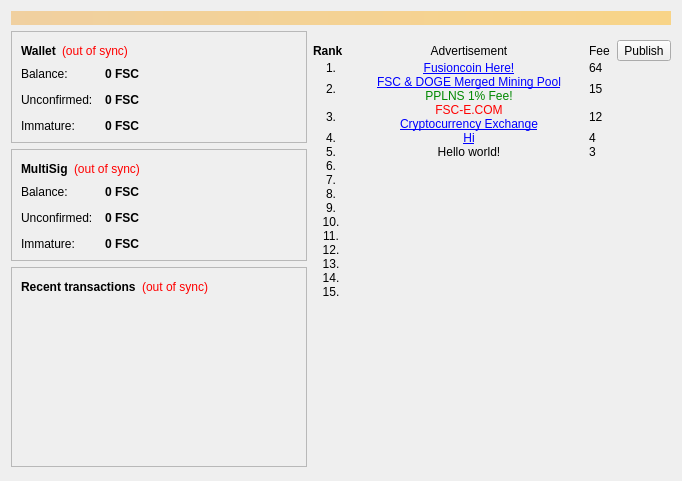
<?xml version="1.0" encoding="UTF-8"?>
<ui version="4.0">
 <class>OverviewPage</class>
 <widget class="QWidget" name="OverviewPage">
  <property name="geometry">
   <rect>
    <x>0</x>
    <y>0</y>
    <width>682</width>
    <height>481</height>
   </rect>
  </property>
  <property name="windowTitle">
   <string>Form</string>
  </property>
  <property name="autoFillBackground">
   <bool>true</bool>
  </property>
  <layout class="QVBoxLayout" name="topLayout">
   <item>
    <widget class="QLabel" name="labelAlerts">
     <property name="visible">
      <bool>true</bool>
     </property>
     <property name="styleSheet">
      <string notr="true">background-color: qlineargradient(x1: 0, y1: 0, x2: 1, y2: 0, stop:0 #F0D0A0, stop:1 #F8D488); color:#000000;</string>
     </property>
     <property name="wordWrap">
      <bool>true</bool>
     </property>
     <property name="margin">
      <number>3</number>
     </property>
    </widget>
   </item>
   <item>
    <layout class="QHBoxLayout" name="horizontalLayout" stretch="1,1">
     <item>
      <layout class="QVBoxLayout" name="verticalLayout_2">
       <item>
        <widget class="QFrame" name="frame">
         <property name="frameShape">
          <enum>QFrame::StyledPanel</enum>
         </property>
         <property name="frameShadow">
          <enum>QFrame::Raised</enum>
         </property>
         <layout class="QVBoxLayout" name="verticalLayout_4">
          <item>
           <layout class="QHBoxLayout" name="horizontalLayout_4">
            <item>
             <widget class="QLabel" name="label_5">
              <property name="font">
               <font>
                <weight>75</weight>
                <bold>true</bold>
               </font>
              </property>
              <property name="text">
               <string>Wallet</string>
              </property>
             </widget>
            </item>
            <item>
             <widget class="QLabel" name="labelWalletStatus">
              <property name="toolTip">
               <string>The displayed information may be out of date. Your wallet automatically synchronizes with the Fusioncoin network after a connection is established, but this process has not completed yet.</string>
              </property>
              <property name="styleSheet">
               <string notr="true">QLabel { color: red; }</string>
              </property>
              <property name="text">
               <string notr="true">(out of sync)</string>
              </property>
              <property name="alignment">
               <set>Qt::AlignLeading|Qt::AlignLeft|Qt::AlignVCenter</set>
              </property>
             </widget>
            </item>
            <item>
             <spacer name="horizontalSpacer_2">
              <property name="orientation">
               <enum>Qt::Horizontal</enum>
              </property>
              <property name="sizeHint" stdset="0">
               <size>
                <width>40</width>
                <height>20</height>
               </size>
              </property>
             </spacer>
            </item>
           </layout>
          </item>
          <item>
           <layout class="QFormLayout" name="formLayout_2">
            <property name="fieldGrowthPolicy">
             <enum>QFormLayout::AllNonFixedFieldsGrow</enum>
            </property>
            <property name="horizontalSpacing">
             <number>12</number>
            </property>
            <property name="verticalSpacing">
             <number>12</number>
            </property>
            <item row="0" column="0">
             <widget class="QLabel" name="label">
              <property name="text">
               <string>Balance:</string>
              </property>
             </widget>
            </item>
            <item row="0" column="1">
             <widget class="QLabel" name="labelBalance">
              <property name="font">
               <font>
                <weight>75</weight>
                <bold>true</bold>
               </font>
              </property>
              <property name="cursor">
               <cursorShape>IBeamCursor</cursorShape>
              </property>
              <property name="toolTip">
               <string>Your current balance</string>
              </property>
              <property name="text">
               <string notr="true">0 FSC</string>
              </property>
              <property name="textInteractionFlags">
               <set>Qt::LinksAccessibleByMouse|Qt::TextSelectableByKeyboard|Qt::TextSelectableByMouse</set>
              </property>
             </widget>
            </item>
            <item row="1" column="0">
             <widget class="QLabel" name="label_3">
              <property name="text">
               <string>Unconfirmed:</string>
              </property>
             </widget>
            </item>
            <item row="1" column="1">
             <widget class="QLabel" name="labelUnconfirmed">
              <property name="font">
               <font>
                <weight>75</weight>
                <bold>true</bold>
               </font>
              </property>
              <property name="cursor">
               <cursorShape>IBeamCursor</cursorShape>
              </property>
              <property name="toolTip">
               <string>Total of transactions that have yet to be confirmed, and do not yet count toward the current balance</string>
              </property>
              <property name="text">
               <string notr="true">0 FSC</string>
              </property>
              <property name="textInteractionFlags">
               <set>Qt::LinksAccessibleByMouse|Qt::TextSelectableByKeyboard|Qt::TextSelectableByMouse</set>
              </property>
             </widget>
            </item>
            <item row="2" column="0">
             <widget class="QLabel" name="labelImmatureText">
              <property name="text">
               <string>Immature:</string>
              </property>
             </widget>
            </item>
            <item row="2" column="1">
             <widget class="QLabel" name="labelImmature">
              <property name="font">
               <font>
                <weight>75</weight>
                <bold>true</bold>
               </font>
              </property>
              <property name="toolTip">
               <string>Mined balance that has not yet matured</string>
              </property>
              <property name="text">
               <string notr="true">0 FSC</string>
              </property>
              <property name="textInteractionFlags">
               <set>Qt::LinksAccessibleByMouse|Qt::TextSelectableByKeyboard|Qt::TextSelectableByMouse</set>
              </property>
             </widget>
            </item>
           </layout>
          </item>
         </layout>
        </widget>
       </item>
       <item>
        <widget class="QFrame" name="frame_3">
         <property name="frameShape">
          <enum>QFrame::StyledPanel</enum>
         </property>
         <property name="frameShadow">
          <enum>QFrame::Raised</enum>
         </property>
         <layout class="QVBoxLayout" name="verticalLayout_6">
          <item>
           <layout class="QHBoxLayout" name="horizontalLayout_8">
            <item>
             <widget class="QLabel" name="label_12">
              <property name="font">
               <font>
                <weight>75</weight>
                <bold>true</bold>
               </font>
              </property>
              <property name="text">
               <string>MultiSig</string>
              </property>
             </widget>
            </item>
            <item>
             <widget class="QLabel" name="labelSharedWalletStatus">
              <property name="toolTip">
               <string>The displayed information may be out of date. Your wallet automatically synchronizes with the Fusioncoin network after a connection is established, but this process has not completed yet.</string>
              </property>
              <property name="styleSheet">
               <string notr="true">QLabel { color: red; }</string>
              </property>
              <property name="text">
               <string notr="true">(out of sync)</string>
              </property>
              <property name="alignment">
               <set>Qt::AlignLeading|Qt::AlignLeft|Qt::AlignVCenter</set>
              </property>
             </widget>
            </item>
            <item>
             <spacer name="horizontalSpacer_6">
              <property name="orientation">
               <enum>Qt::Horizontal</enum>
              </property>
              <property name="sizeHint" stdset="0">
               <size>
                <width>40</width>
                <height>20</height>
               </size>
              </property>
             </spacer>
            </item>
           </layout>
          </item>
          <item>
           <layout class="QFormLayout" name="formLayout_5">
            <property name="fieldGrowthPolicy">
             <enum>QFormLayout::AllNonFixedFieldsGrow</enum>
            </property>
            <property name="horizontalSpacing">
             <number>12</number>
            </property>
            <property name="verticalSpacing">
             <number>12</number>
            </property>
            <item row="0" column="0">
             <widget class="QLabel" name="label_13">
              <property name="text">
               <string>Balance:</string>
              </property>
             </widget>
            </item>
            <item row="0" column="1">
             <widget class="QLabel" name="labelBalanceShared">
              <property name="font">
               <font>
                <weight>75</weight>
                <bold>true</bold>
               </font>
              </property>
              <property name="cursor">
               <cursorShape>IBeamCursor</cursorShape>
              </property>
              <property name="toolTip">
               <string>Your current balance</string>
              </property>
              <property name="text">
               <string notr="true">0 FSC</string>
              </property>
              <property name="textInteractionFlags">
               <set>Qt::LinksAccessibleByMouse|Qt::TextSelectableByKeyboard|Qt::TextSelectableByMouse</set>
              </property>
             </widget>
            </item>
            <item row="1" column="0">
             <widget class="QLabel" name="label_14">
              <property name="text">
               <string>Unconfirmed:</string>
              </property>
             </widget>
            </item>
            <item row="1" column="1">
             <widget class="QLabel" name="labelUnconfirmedShared">
              <property name="font">
               <font>
                <weight>75</weight>
                <bold>true</bold>
               </font>
              </property>
              <property name="cursor">
               <cursorShape>IBeamCursor</cursorShape>
              </property>
              <property name="toolTip">
               <string>Total of transactions that have yet to be confirmed, and do not yet count toward the current balance</string>
              </property>
              <property name="text">
               <string notr="true">0 FSC</string>
              </property>
              <property name="textInteractionFlags">
               <set>Qt::LinksAccessibleByMouse|Qt::TextSelectableByKeyboard|Qt::TextSelectableByMouse</set>
              </property>
             </widget>
            </item>
            <item row="2" column="0">
             <widget class="QLabel" name="labelImmatureTextShared">
              <property name="text">
               <string>Immature:</string>
              </property>
             </widget>
            </item>
            <item row="2" column="1">
             <widget class="QLabel" name="labelImmatureShared">
              <property name="font">
               <font>
                <weight>75</weight>
                <bold>true</bold>
               </font>
              </property>
              <property name="toolTip">
               <string>Mined balance that has not yet matured</string>
              </property>
              <property name="text">
               <string notr="true">0 FSC</string>
              </property>
              <property name="textInteractionFlags">
               <set>Qt::LinksAccessibleByMouse|Qt::TextSelectableByKeyboard|Qt::TextSelectableByMouse</set>
              </property>
             </widget>
            </item>
           </layout>
          </item>
         </layout>
        </widget>
       </item>
       <item>
        <widget class="QFrame" name="frame_2">
         <property name="frameShape">
          <enum>QFrame::StyledPanel</enum>
         </property>
         <property name="frameShadow">
          <enum>QFrame::Raised</enum>
         </property>
         <layout class="QVBoxLayout" name="verticalLayout">
          <item>
           <layout class="QHBoxLayout" name="horizontalLayout_2">
            <item>
             <widget class="QLabel" name="label_4">
              <property name="text">
               <string>&lt;b&gt;Recent transactions&lt;/b&gt;</string>
              </property>
             </widget>
            </item>
            <item>
             <widget class="QLabel" name="labelTransactionsStatus">
              <property name="toolTip">
               <string>The displayed information may be out of date. Your wallet automatically synchronizes with the Fusioncoin network after a connection is established, but this process has not completed yet.</string>
              </property>
              <property name="styleSheet">
               <string notr="true">QLabel { color: red; }</string>
              </property>
              <property name="text">
               <string notr="true">(out of sync)</string>
              </property>
              <property name="alignment">
               <set>Qt::AlignRight|Qt::AlignTrailing|Qt::AlignVCenter</set>
              </property>
             </widget>
            </item>
            <item>
             <spacer name="horizontalSpacer">
              <property name="orientation">
               <enum>Qt::Horizontal</enum>
              </property>
              <property name="sizeHint" stdset="0">
               <size>
                <width>40</width>
                <height>20</height>
               </size>
              </property>
             </spacer>
            </item>
           </layout>
          </item>
          <item>
           <widget class="QListView" name="listTransactions">
            <property name="styleSheet">
             <string notr="true">QListView { background: transparent; }</string>
            </property>
            <property name="frameShape">
             <enum>QFrame::NoFrame</enum>
            </property>
            <property name="verticalScrollBarPolicy">
             <enum>Qt::ScrollBarAlwaysOff</enum>
            </property>
            <property name="horizontalScrollBarPolicy">
             <enum>Qt::ScrollBarAlwaysOff</enum>
            </property>
            <property name="selectionMode">
             <enum>QAbstractItemView::NoSelection</enum>
            </property>
           </widget>
          </item>
         </layout>
        </widget>
       </item>
       <item>
        <spacer name="verticalSpacer">
         <property name="orientation">
          <enum>Qt::Vertical</enum>
         </property>
         <property name="sizeHint" stdset="0">
          <size>
           <width>20</width>
           <height>40</height>
          </size>
         </property>
        </spacer>
       </item>
      </layout>
     </item>
     <item>
      <layout class="QVBoxLayout" name="verticalLayout_3">
       <item>
        <widget class="QFrame" name="frameAd">
         <property name="minimumSize">
          <size>
           <width>0</width>
           <height>0</height>
          </size>
         </property>
         <property name="contextMenuPolicy">
          <enum>Qt::DefaultContextMenu</enum>
         </property>
         <property name="autoFillBackground">
          <bool>false</bool>
         </property>
         <property name="frameShape">
          <enum>QFrame::NoFrame</enum>
         </property>
         <property name="lineWidth">
          <number>1</number>
         </property>
         <layout class="QVBoxLayout" name="verticalLayout_5">
          <property name="spacing">
           <number>0</number>
          </property>
          <property name="leftMargin">
           <number>0</number>
          </property>
          <property name="topMargin">
           <number>9</number>
          </property>
          <property name="rightMargin">
           <number>0</number>
          </property>
          <property name="bottomMargin">
           <number>0</number>
          </property>
          <item>
           <layout class="QGridLayout" name="gridLayoutAd">
            <property name="leftMargin">
             <number>0</number>
            </property>
            <property name="topMargin">
             <number>0</number>
            </property>
            <property name="spacing">
             <number>0</number>
            </property>
            <item row="14" column="0">
             <widget class="QLabel" name="labelRank14">
              <property name="text">
               <string>14.</string>
              </property>
              <property name="alignment">
               <set>Qt::AlignCenter</set>
              </property>
             </widget>
            </item>
            <item row="12" column="0">
             <widget class="QLabel" name="labelRank12">
              <property name="text">
               <string>12.</string>
              </property>
              <property name="alignment">
               <set>Qt::AlignCenter</set>
              </property>
             </widget>
            </item>
            <item row="5" column="0">
             <widget class="QLabel" name="labelRank5">
              <property name="text">
               <string>5.</string>
              </property>
              <property name="alignment">
               <set>Qt::AlignCenter</set>
              </property>
             </widget>
            </item>
            <item row="11" column="0">
             <widget class="QLabel" name="labelRank11">
              <property name="text">
               <string>11.</string>
              </property>
              <property name="alignment">
               <set>Qt::AlignCenter</set>
              </property>
             </widget>
            </item>
            <item row="2" column="0">
             <widget class="QLabel" name="labelRank2">
              <property name="text">
               <string>2.</string>
              </property>
              <property name="alignment">
               <set>Qt::AlignCenter</set>
              </property>
             </widget>
            </item>
            <item row="0" column="1">
             <widget class="QLabel" name="labelAd0">
              <property name="sizePolicy">
               <sizepolicy hsizetype="Fixed" vsizetype="Preferred">
                <horstretch>0</horstretch>
                <verstretch>0</verstretch>
               </sizepolicy>
              </property>
              <property name="minimumSize">
               <size>
                <width>240</width>
                <height>0</height>
               </size>
              </property>
              <property name="layoutDirection">
               <enum>Qt::LeftToRight</enum>
              </property>
              <property name="text">
               <string>Advertisement</string>
              </property>
              <property name="alignment">
               <set>Qt::AlignCenter</set>
              </property>
              <property name="margin">
               <number>4</number>
              </property>
             </widget>
            </item>
            <item row="8" column="0">
             <widget class="QLabel" name="labelRank8">
              <property name="text">
               <string>8.</string>
              </property>
              <property name="alignment">
               <set>Qt::AlignCenter</set>
              </property>
             </widget>
            </item>
            <item row="1" column="2">
             <widget class="QLabel" name="labelFee1">
              <property name="sizePolicy">
               <sizepolicy hsizetype="Preferred" vsizetype="Preferred">
                <horstretch>0</horstretch>
                <verstretch>0</verstretch>
               </sizepolicy>
              </property>
              <property name="minimumSize">
               <size>
                <width>0</width>
                <height>0</height>
               </size>
              </property>
              <property name="text">
               <string>64</string>
              </property>
              <property name="alignment">
               <set>Qt::AlignLeading|Qt::AlignLeft|Qt::AlignVCenter</set>
              </property>
              <property name="margin">
               <number>4</number>
              </property>
             </widget>
            </item>
            <item row="0" column="0">
             <widget class="QLabel" name="labelRank0">
              <property name="sizePolicy">
               <sizepolicy hsizetype="Fixed" vsizetype="Preferred">
                <horstretch>0</horstretch>
                <verstretch>0</verstretch>
               </sizepolicy>
              </property>
              <property name="minimumSize">
               <size>
                <width>36</width>
                <height>0</height>
               </size>
              </property>
              <property name="font">
               <font>
                <weight>75</weight>
                <bold>true</bold>
               </font>
              </property>
              <property name="text">
               <string>Rank</string>
              </property>
              <property name="margin">
               <number>4</number>
              </property>
             </widget>
            </item>
            <item row="4" column="0">
             <widget class="QLabel" name="labelRank4">
              <property name="text">
               <string>4.</string>
              </property>
              <property name="alignment">
               <set>Qt::AlignCenter</set>
              </property>
             </widget>
            </item>
            <item row="6" column="0">
             <widget class="QLabel" name="labelRank6">
              <property name="text">
               <string>6.</string>
              </property>
              <property name="alignment">
               <set>Qt::AlignCenter</set>
              </property>
             </widget>
            </item>
            <item row="13" column="0">
             <widget class="QLabel" name="labelRank13">
              <property name="text">
               <string>13.</string>
              </property>
              <property name="alignment">
               <set>Qt::AlignCenter</set>
              </property>
             </widget>
            </item>
            <item row="1" column="1">
             <widget class="QLabel" name="labelAd1">
              <property name="maximumSize">
               <size>
                <width>16777215</width>
                <height>44</height>
               </size>
              </property>
              <property name="text">
               <string>&lt;a href=&quot;http://fusioncoin.org/&quot;&gt;Fusioncoin Here!&lt;/a&gt;</string>
              </property>
              <property name="alignment">
               <set>Qt::AlignCenter</set>
              </property>
              <property name="margin">
               <number>4</number>
              </property>
              <property name="openExternalLinks">
               <bool>true</bool>
              </property>
             </widget>
            </item>
            <item row="1" column="0">
             <widget class="QLabel" name="labelRank1">
              <property name="sizePolicy">
               <sizepolicy hsizetype="Preferred" vsizetype="Preferred">
                <horstretch>0</horstretch>
                <verstretch>0</verstretch>
               </sizepolicy>
              </property>
              <property name="minimumSize">
               <size>
                <width>0</width>
                <height>0</height>
               </size>
              </property>
              <property name="text">
               <string>1.</string>
              </property>
              <property name="alignment">
               <set>Qt::AlignCenter</set>
              </property>
             </widget>
            </item>
            <item row="3" column="0">
             <widget class="QLabel" name="labelRank3">
              <property name="text">
               <string>3.</string>
              </property>
              <property name="alignment">
               <set>Qt::AlignCenter</set>
              </property>
             </widget>
            </item>
            <item row="7" column="0">
             <widget class="QLabel" name="labelRank7">
              <property name="text">
               <string>7.</string>
              </property>
              <property name="alignment">
               <set>Qt::AlignCenter</set>
              </property>
             </widget>
            </item>
            <item row="2" column="1">
             <widget class="QLabel" name="labelAd2">
              <property name="maximumSize">
               <size>
                <width>16777215</width>
                <height>44</height>
               </size>
              </property>
              <property name="text">
               <string>&lt;a href=&quot;http://fusioncoin.org/&quot;&gt;FSC &amp; DOGE Merged Mining Pool&lt;/a&gt;&lt;br/&gt;&lt;font color=&quot;#008800&quot;&gt;PPLNS 1% Fee!&lt;/font&gt;</string>
              </property>
              <property name="alignment">
               <set>Qt::AlignCenter</set>
              </property>
              <property name="margin">
               <number>4</number>
              </property>
              <property name="openExternalLinks">
               <bool>true</bool>
              </property>
             </widget>
            </item>
            <item row="9" column="0">
             <widget class="QLabel" name="labelRank9">
              <property name="text">
               <string>9.</string>
              </property>
              <property name="alignment">
               <set>Qt::AlignCenter</set>
              </property>
             </widget>
            </item>
            <item row="10" column="0">
             <widget class="QLabel" name="labelRank10">
              <property name="text">
               <string>10.</string>
              </property>
              <property name="alignment">
               <set>Qt::AlignCenter</set>
              </property>
             </widget>
            </item>
            <item row="15" column="0">
             <widget class="QLabel" name="labelRank15">
              <property name="text">
               <string>15.</string>
              </property>
              <property name="alignment">
               <set>Qt::AlignCenter</set>
              </property>
             </widget>
            </item>
            <item row="4" column="1">
             <widget class="QLabel" name="labelAd4">
              <property name="maximumSize">
               <size>
                <width>16777215</width>
                <height>44</height>
               </size>
              </property>
              <property name="text">
               <string>&lt;a href=&quot;http://fusioncoin.org/&quot;&gt;Hi&lt;/a&gt;</string>
              </property>
              <property name="alignment">
               <set>Qt::AlignCenter</set>
              </property>
              <property name="margin">
               <number>4</number>
              </property>
              <property name="openExternalLinks">
               <bool>true</bool>
              </property>
             </widget>
            </item>
            <item row="7" column="1">
             <widget class="QLabel" name="labelAd7">
              <property name="maximumSize">
               <size>
                <width>16777215</width>
                <height>44</height>
               </size>
              </property>
              <property name="text">
               <string/>
              </property>
              <property name="alignment">
               <set>Qt::AlignCenter</set>
              </property>
              <property name="margin">
               <number>4</number>
              </property>
              <property name="openExternalLinks">
               <bool>true</bool>
              </property>
             </widget>
            </item>
            <item row="2" column="2">
             <widget class="QLabel" name="labelFee2">
              <property name="text">
               <string>15</string>
              </property>
              <property name="alignment">
               <set>Qt::AlignLeading|Qt::AlignLeft|Qt::AlignVCenter</set>
              </property>
              <property name="margin">
               <number>4</number>
              </property>
             </widget>
            </item>
            <item row="3" column="1">
             <widget class="QLabel" name="labelAd3">
              <property name="sizePolicy">
               <sizepolicy hsizetype="Preferred" vsizetype="Fixed">
                <horstretch>0</horstretch>
                <verstretch>0</verstretch>
               </sizepolicy>
              </property>
              <property name="maximumSize">
               <size>
                <width>16777215</width>
                <height>44</height>
               </size>
              </property>
              <property name="text">
               <string>&lt;font color=&quot;#FF0000&quot;&gt;FSC-E.COM&lt;/font&gt;&lt;br/&gt;&lt;a href=&quot;http://fusioncoin.org/&quot;&gt;Cryptocurrency Exchange&lt;/a&gt;</string>
              </property>
              <property name="alignment">
               <set>Qt::AlignCenter</set>
              </property>
              <property name="margin">
               <number>4</number>
              </property>
              <property name="openExternalLinks">
               <bool>true</bool>
              </property>
             </widget>
            </item>
            <item row="3" column="2">
             <widget class="QLabel" name="labelFee3">
              <property name="text">
               <string>12</string>
              </property>
              <property name="alignment">
               <set>Qt::AlignLeading|Qt::AlignLeft|Qt::AlignVCenter</set>
              </property>
              <property name="margin">
               <number>4</number>
              </property>
              <property name="openExternalLinks">
               <bool>false</bool>
              </property>
             </widget>
            </item>
            <item row="4" column="2">
             <widget class="QLabel" name="labelFee4">
              <property name="text">
               <string>4</string>
              </property>
              <property name="alignment">
               <set>Qt::AlignLeading|Qt::AlignLeft|Qt::AlignVCenter</set>
              </property>
              <property name="margin">
               <number>4</number>
              </property>
              <property name="openExternalLinks">
               <bool>false</bool>
              </property>
             </widget>
            </item>
            <item row="5" column="1">
             <widget class="QLabel" name="labelAd5">
              <property name="maximumSize">
               <size>
                <width>16777215</width>
                <height>44</height>
               </size>
              </property>
              <property name="text">
               <string>Hello world!</string>
              </property>
              <property name="alignment">
               <set>Qt::AlignCenter</set>
              </property>
              <property name="margin">
               <number>4</number>
              </property>
              <property name="openExternalLinks">
               <bool>true</bool>
              </property>
             </widget>
            </item>
            <item row="6" column="1">
             <widget class="QLabel" name="labelAd6">
              <property name="maximumSize">
               <size>
                <width>16777215</width>
                <height>44</height>
               </size>
              </property>
              <property name="text">
               <string/>
              </property>
              <property name="alignment">
               <set>Qt::AlignCenter</set>
              </property>
              <property name="margin">
               <number>4</number>
              </property>
              <property name="openExternalLinks">
               <bool>true</bool>
              </property>
             </widget>
            </item>
            <item row="8" column="1">
             <widget class="QLabel" name="labelAd8">
              <property name="maximumSize">
               <size>
                <width>16777215</width>
                <height>44</height>
               </size>
              </property>
              <property name="text">
               <string/>
              </property>
              <property name="alignment">
               <set>Qt::AlignCenter</set>
              </property>
              <property name="margin">
               <number>4</number>
              </property>
              <property name="openExternalLinks">
               <bool>true</bool>
              </property>
             </widget>
            </item>
            <item row="9" column="1">
             <widget class="QLabel" name="labelAd9">
              <property name="maximumSize">
               <size>
                <width>16777215</width>
                <height>44</height>
               </size>
              </property>
              <property name="text">
               <string/>
              </property>
              <property name="alignment">
               <set>Qt::AlignCenter</set>
              </property>
              <property name="margin">
               <number>4</number>
              </property>
              <property name="openExternalLinks">
               <bool>true</bool>
              </property>
             </widget>
            </item>
            <item row="10" column="1">
             <widget class="QLabel" name="labelAd10">
              <property name="maximumSize">
               <size>
                <width>16777215</width>
                <height>44</height>
               </size>
              </property>
              <property name="text">
               <string/>
              </property>
              <property name="alignment">
               <set>Qt::AlignCenter</set>
              </property>
              <property name="margin">
               <number>4</number>
              </property>
              <property name="openExternalLinks">
               <bool>true</bool>
              </property>
             </widget>
            </item>
            <item row="11" column="1">
             <widget class="QLabel" name="labelAd11">
              <property name="maximumSize">
               <size>
                <width>16777215</width>
                <height>44</height>
               </size>
              </property>
              <property name="text">
               <string/>
              </property>
              <property name="alignment">
               <set>Qt::AlignCenter</set>
              </property>
              <property name="margin">
               <number>4</number>
              </property>
              <property name="openExternalLinks">
               <bool>true</bool>
              </property>
             </widget>
            </item>
            <item row="12" column="1">
             <widget class="QLabel" name="labelAd12">
              <property name="maximumSize">
               <size>
                <width>16777215</width>
                <height>44</height>
               </size>
              </property>
              <property name="text">
               <string/>
              </property>
              <property name="alignment">
               <set>Qt::AlignCenter</set>
              </property>
              <property name="margin">
               <number>4</number>
              </property>
              <property name="openExternalLinks">
               <bool>true</bool>
              </property>
             </widget>
            </item>
            <item row="13" column="1">
             <widget class="QLabel" name="labelAd13">
              <property name="maximumSize">
               <size>
                <width>16777215</width>
                <height>44</height>
               </size>
              </property>
              <property name="text">
               <string/>
              </property>
              <property name="alignment">
               <set>Qt::AlignCenter</set>
              </property>
              <property name="margin">
               <number>4</number>
              </property>
              <property name="openExternalLinks">
               <bool>true</bool>
              </property>
             </widget>
            </item>
            <item row="14" column="1">
             <widget class="QLabel" name="labelAd14">
              <property name="maximumSize">
               <size>
                <width>16777215</width>
                <height>44</height>
               </size>
              </property>
              <property name="text">
               <string/>
              </property>
              <property name="alignment">
               <set>Qt::AlignCenter</set>
              </property>
              <property name="margin">
               <number>4</number>
              </property>
              <property name="openExternalLinks">
               <bool>true</bool>
              </property>
             </widget>
            </item>
            <item row="15" column="1">
             <widget class="QLabel" name="labelAd15">
              <property name="maximumSize">
               <size>
                <width>16777215</width>
                <height>44</height>
               </size>
              </property>
              <property name="text">
               <string/>
              </property>
              <property name="alignment">
               <set>Qt::AlignCenter</set>
              </property>
              <property name="margin">
               <number>4</number>
              </property>
              <property name="openExternalLinks">
               <bool>true</bool>
              </property>
             </widget>
            </item>
            <item row="5" column="2">
             <widget class="QLabel" name="labelFee5">
              <property name="text">
               <string>3</string>
              </property>
              <property name="alignment">
               <set>Qt::AlignLeading|Qt::AlignLeft|Qt::AlignVCenter</set>
              </property>
              <property name="margin">
               <number>4</number>
              </property>
              <property name="openExternalLinks">
               <bool>false</bool>
              </property>
             </widget>
            </item>
            <item row="6" column="2">
             <widget class="QLabel" name="labelFee6">
              <property name="text">
               <string/>
              </property>
              <property name="alignment">
               <set>Qt::AlignLeading|Qt::AlignLeft|Qt::AlignVCenter</set>
              </property>
              <property name="margin">
               <number>4</number>
              </property>
              <property name="openExternalLinks">
               <bool>false</bool>
              </property>
             </widget>
            </item>
            <item row="7" column="2">
             <widget class="QLabel" name="labelFee7">
              <property name="text">
               <string/>
              </property>
              <property name="alignment">
               <set>Qt::AlignLeading|Qt::AlignLeft|Qt::AlignVCenter</set>
              </property>
              <property name="margin">
               <number>4</number>
              </property>
              <property name="openExternalLinks">
               <bool>false</bool>
              </property>
             </widget>
            </item>
            <item row="8" column="2">
             <widget class="QLabel" name="labelFee8">
              <property name="text">
               <string/>
              </property>
              <property name="alignment">
               <set>Qt::AlignLeading|Qt::AlignLeft|Qt::AlignVCenter</set>
              </property>
              <property name="margin">
               <number>4</number>
              </property>
              <property name="openExternalLinks">
               <bool>false</bool>
              </property>
             </widget>
            </item>
            <item row="9" column="2">
             <widget class="QLabel" name="labelFee9">
              <property name="text">
               <string/>
              </property>
              <property name="alignment">
               <set>Qt::AlignLeading|Qt::AlignLeft|Qt::AlignVCenter</set>
              </property>
              <property name="margin">
               <number>4</number>
              </property>
              <property name="openExternalLinks">
               <bool>false</bool>
              </property>
             </widget>
            </item>
            <item row="10" column="2">
             <widget class="QLabel" name="labelFee10">
              <property name="text">
               <string/>
              </property>
              <property name="alignment">
               <set>Qt::AlignLeading|Qt::AlignLeft|Qt::AlignVCenter</set>
              </property>
              <property name="margin">
               <number>4</number>
              </property>
              <property name="openExternalLinks">
               <bool>false</bool>
              </property>
             </widget>
            </item>
            <item row="12" column="2">
             <widget class="QLabel" name="labelFee12">
              <property name="text">
               <string/>
              </property>
              <property name="alignment">
               <set>Qt::AlignLeading|Qt::AlignLeft|Qt::AlignVCenter</set>
              </property>
              <property name="margin">
               <number>4</number>
              </property>
              <property name="openExternalLinks">
               <bool>false</bool>
              </property>
             </widget>
            </item>
            <item row="13" column="2">
             <widget class="QLabel" name="labelFee13">
              <property name="text">
               <string/>
              </property>
              <property name="alignment">
               <set>Qt::AlignLeading|Qt::AlignLeft|Qt::AlignVCenter</set>
              </property>
              <property name="margin">
               <number>4</number>
              </property>
              <property name="openExternalLinks">
               <bool>false</bool>
              </property>
             </widget>
            </item>
            <item row="14" column="2">
             <widget class="QLabel" name="labelFee14">
              <property name="text">
               <string/>
              </property>
              <property name="alignment">
               <set>Qt::AlignLeading|Qt::AlignLeft|Qt::AlignVCenter</set>
              </property>
              <property name="margin">
               <number>4</number>
              </property>
             </widget>
            </item>
            <item row="15" column="2">
             <widget class="QLabel" name="labelFee15">
              <property name="text">
               <string/>
              </property>
              <property name="alignment">
               <set>Qt::AlignLeading|Qt::AlignLeft|Qt::AlignVCenter</set>
              </property>
              <property name="margin">
               <number>4</number>
              </property>
             </widget>
            </item>
            <item row="11" column="2">
             <widget class="QLabel" name="labelFee11">
              <property name="text">
               <string/>
              </property>
              <property name="alignment">
               <set>Qt::AlignLeading|Qt::AlignLeft|Qt::AlignVCenter</set>
              </property>
              <property name="margin">
               <number>4</number>
              </property>
              <property name="openExternalLinks">
               <bool>false</bool>
              </property>
             </widget>
            </item>
            <item row="0" column="2">
             <layout class="QHBoxLayout" name="horizontalLayout_6">
              <item>
               <widget class="QLabel" name="labelFee0">
                <property name="sizePolicy">
                 <sizepolicy hsizetype="Preferred" vsizetype="Preferred">
                  <horstretch>0</horstretch>
                  <verstretch>0</verstretch>
                 </sizepolicy>
                </property>
                <property name="minimumSize">
                 <size>
                  <width>0</width>
                  <height>0</height>
                 </size>
                </property>
                <property name="text">
                 <string>Fee  </string>
                </property>
                <property name="alignment">
                 <set>Qt::AlignLeading|Qt::AlignLeft|Qt::AlignVCenter</set>
                </property>
                <property name="margin">
                 <number>4</number>
                </property>
               </widget>
              </item>
              <item>
               <widget class="QToolButton" name="btnAddAD">
                <property name="text">
                 <string>Publish</string>
                </property>
                <property name="icon">
                 <iconset resource="../bitcoin.qrc">
                  <normaloff>:/icons/edit</normaloff>:/icons/edit</iconset>
                </property>
                <property name="toolButtonStyle">
                 <enum>Qt::ToolButtonTextBesideIcon</enum>
                </property>
               </widget>
              </item>
             </layout>
            </item>
           </layout>
          </item>
         </layout>
        </widget>
       </item>
       <item>
        <spacer name="verticalSpacer_2">
         <property name="orientation">
          <enum>Qt::Vertical</enum>
         </property>
         <property name="sizeHint" stdset="0">
          <size>
           <width>20</width>
           <height>40</height>
          </size>
         </property>
        </spacer>
       </item>
      </layout>
     </item>
    </layout>
   </item>
  </layout>
 </widget>
 <resources>
  <include location="../bitcoin.qrc"/>
 </resources>
 <connections/>
</ui>
